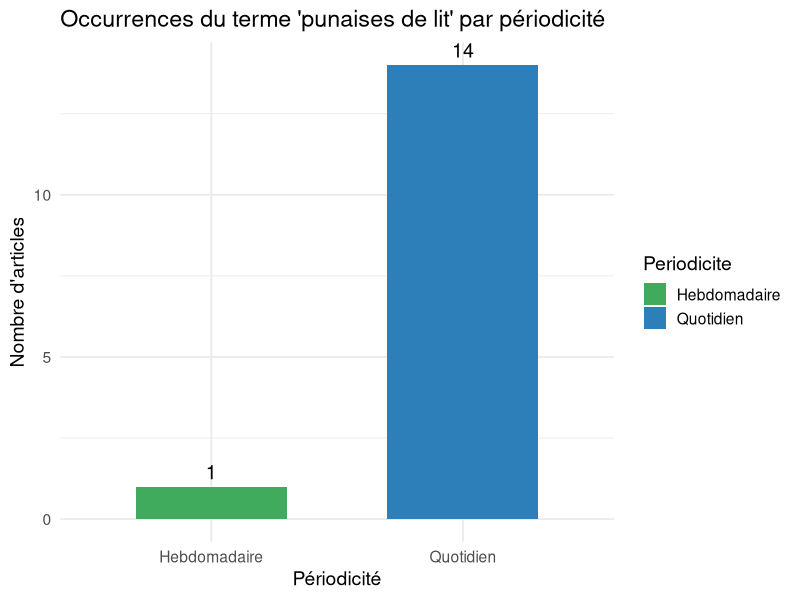

Write the R code that produced this figure.
## ---- chunk 1
# Charger le package
library(tidyverse)

# Créer le tableau
data <- tibble(
  Source = c("La Provence", "La République du Centre", "La Nouvelle République du Centre-Ouest",
             "La Nouvelle République du Centre-Ouest", "Le Maine Libre", "Ouest-France",
             "L'Yonne Républicaine", "Le Parisien", "Le Parisien", "Les Echos",
             "La Dépêche du Midi", "La Dépêche du Midi", "La Voix du Nord",
             "Le Progrès (Lyon)", "La Nouvelle République Dimanche"),
  Periodicite = c("Quotidien","Quotidien","Quotidien","Quotidien","Quotidien","Quotidien",
                  "Quotidien","Quotidien","Quotidien","Quotidien","Quotidien","Quotidien",
                  "Quotidien","Quotidien","Hebdomadaire"),
  Date = c("30-11-2025","29-11-2025","29-11-2025","25-11-2025","29-11-2025","29-11-2025",
           "29-11-2025","29-11-2025","12-11-2025","27-11-2025","16-11-2025","11-11-2025",
           "08-11-2025","04-11-2025","16-11-2025")
)

# Résumé par périodicité
summary <- data %>%
  group_by(Periodicite) %>%
  summarise(Nb_Articles = n())

# Graphique ggplot2
ggplot(summary, aes(x = Periodicite, y = Nb_Articles, fill = Periodicite)) +
  geom_col(width = 0.6) +
  labs(title = "Occurrences du terme 'punaises de lit' par périodicité",
       x = "Périodicité", y = "Nombre d'articles") +
  theme_minimal(base_size = 14) +
  scale_fill_manual(values = c("Quotidien" = "#2C7FB8", "Hebdomadaire" = "#41AB5D")) +
  geom_text(aes(label = Nb_Articles), vjust = -0.5, size = 5)
